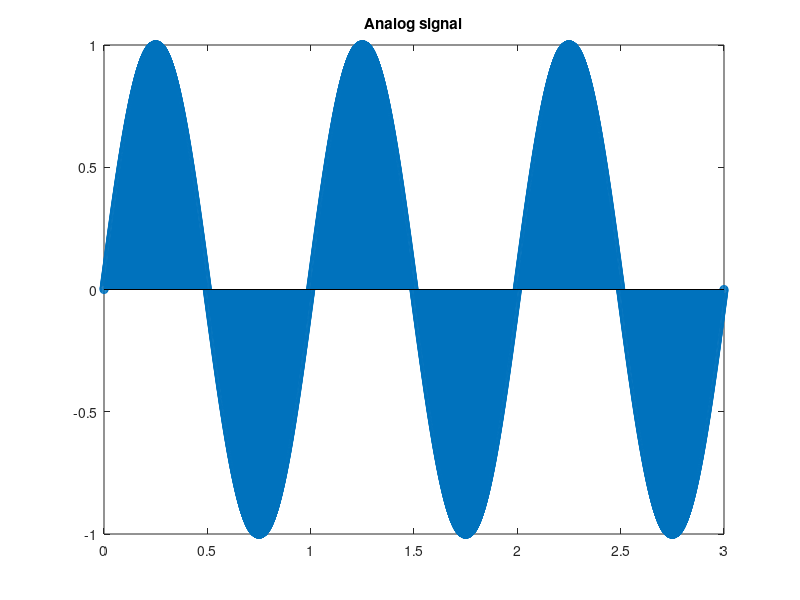
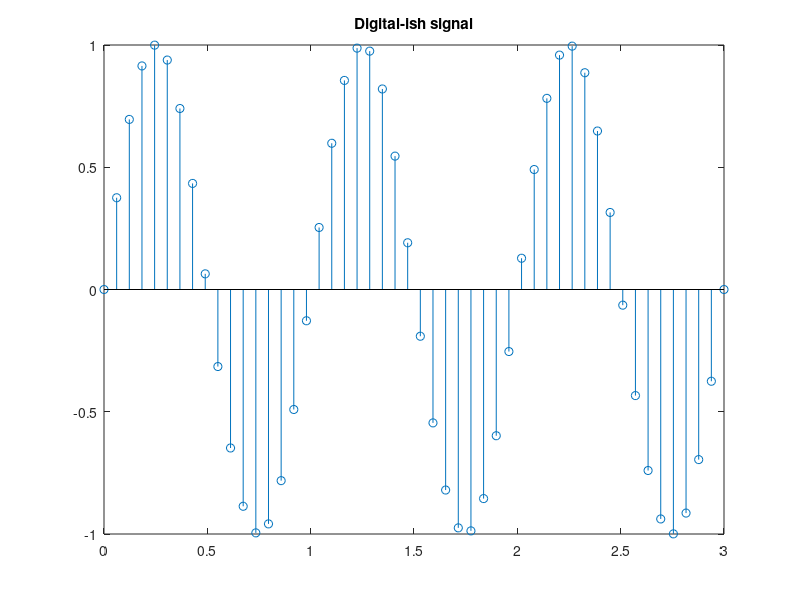
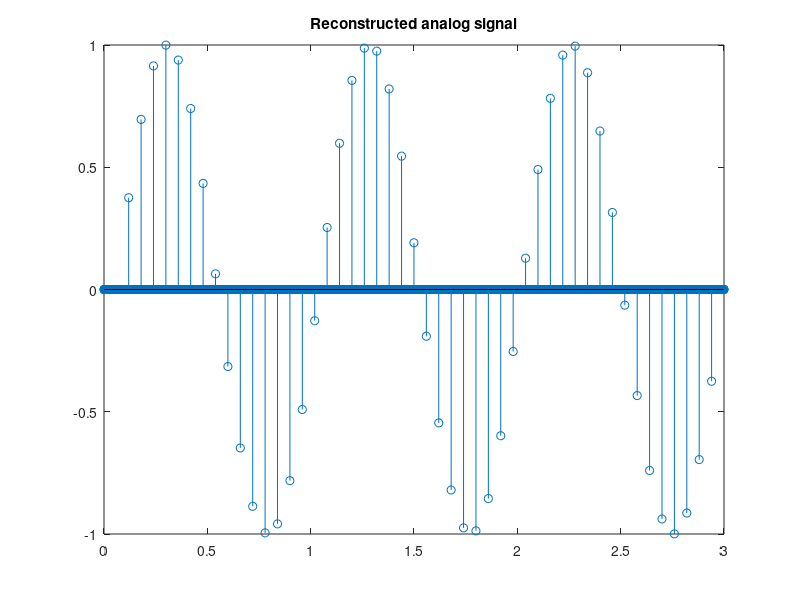
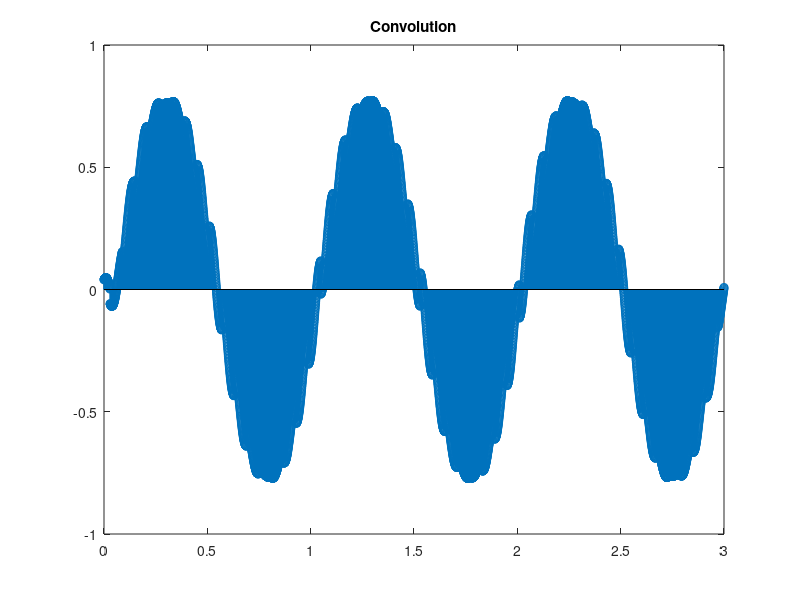

Write the MATLAB code that produced these figures, in order.
% Ex 3 -- signal reconstruction

close all;
clear;

f = 1;
N = 5000;
t = linspace(0, 3, N);

% computing the 'analog' signal
x = sin(2 * pi * f * t);

%plotting 
figure;
stem(t, x);
title('Analog signal');

% the smaller signal
t_smol = linspace(0, 3, N/100);
x_smol = sin(2 * pi * f * t_smol);

% plotting
figure;
stem(t_smol, x_smol);
title('Digital-ish signal');

% reconstructing the digital signal
x_reconstructed = zeros(5000,1);
for i = 1:50
    x_reconstructed(i*100) = x_smol(i);
end

% plotting
figure;
stem(t, x_reconstructed);
title('Reconstructed analog signal');

% convolution
N_sinc = N;
samples_digital = 5000/3/100;
t_sinc = linspace(-0.2, 0.2, N_sinc/10);
sincvec = sinc(samples_digital*t_sinc);
s_cont_filtered = conv(x_reconstructed', sincvec, 'same');

% plotting 
figure;
stem(t, s_cont_filtered);
title('Convolution');

